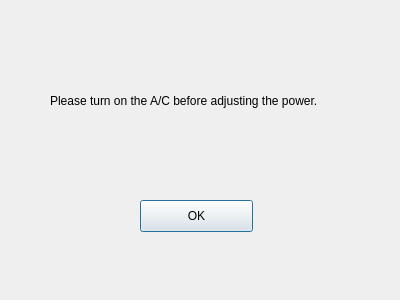
<?xml version="1.0" encoding="UTF-8"?>
<ui version="4.0">
 <class>AcNotOn</class>
 <widget class="QDialog" name="AcNotOn">
  <property name="geometry">
   <rect>
    <x>0</x>
    <y>0</y>
    <width>400</width>
    <height>300</height>
   </rect>
  </property>
  <property name="windowTitle">
   <string>Dialog</string>
  </property>
  <widget class="QPushButton" name="OkButton">
   <property name="geometry">
    <rect>
     <x>140</x>
     <y>200</y>
     <width>113</width>
     <height>32</height>
    </rect>
   </property>
   <property name="text">
    <string>OK</string>
   </property>
  </widget>
  <widget class="QLabel" name="AcNotOnLabel">
   <property name="geometry">
    <rect>
     <x>50</x>
     <y>70</y>
     <width>331</width>
     <height>61</height>
    </rect>
   </property>
   <property name="text">
    <string>Please turn on the A/C before adjusting the power.</string>
   </property>
  </widget>
 </widget>
 <resources/>
 <connections/>
</ui>
